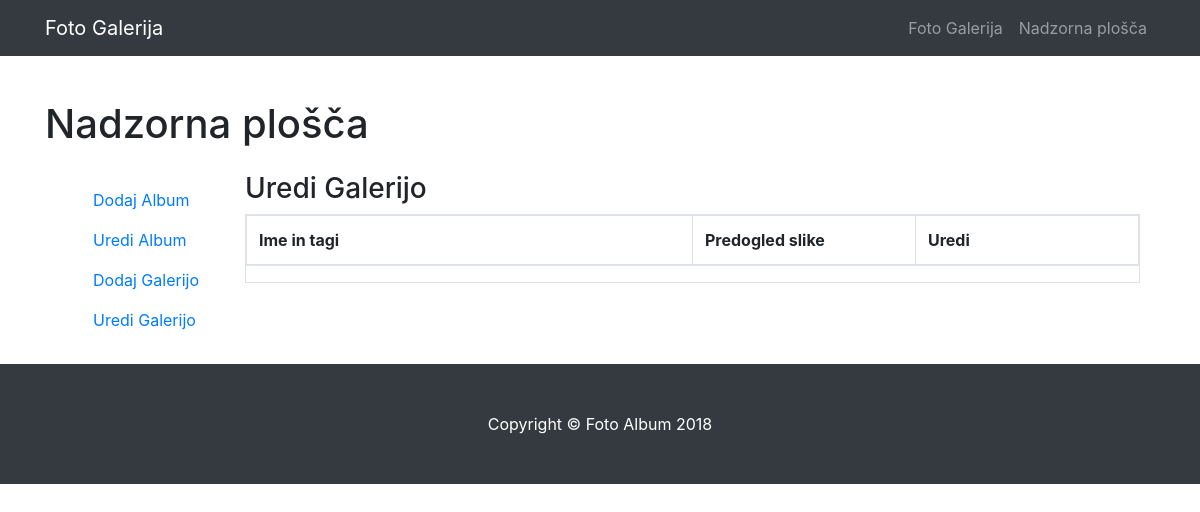
Before: /admin/galerija_uredi_slike.php?id=30 with the older database file.
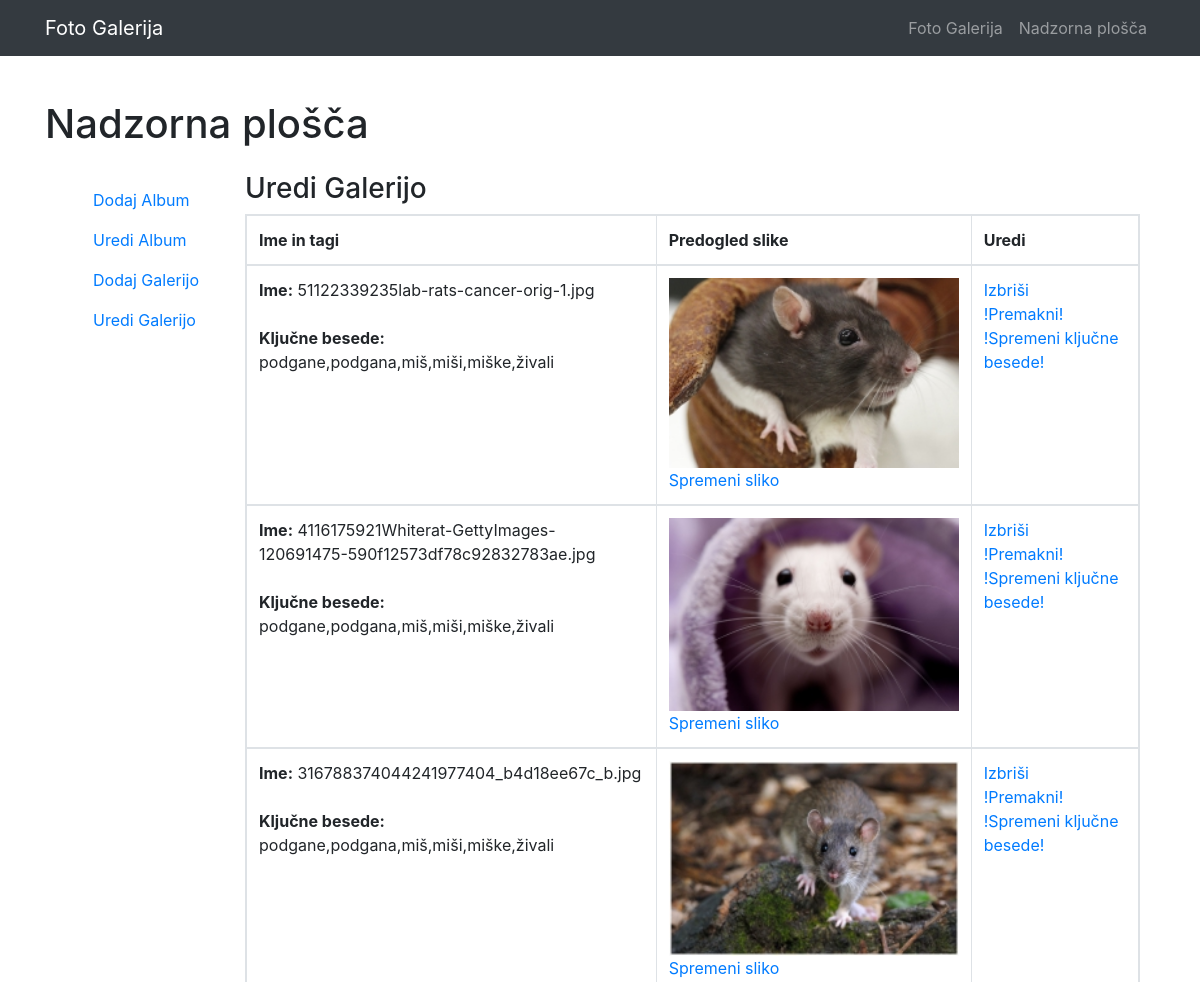
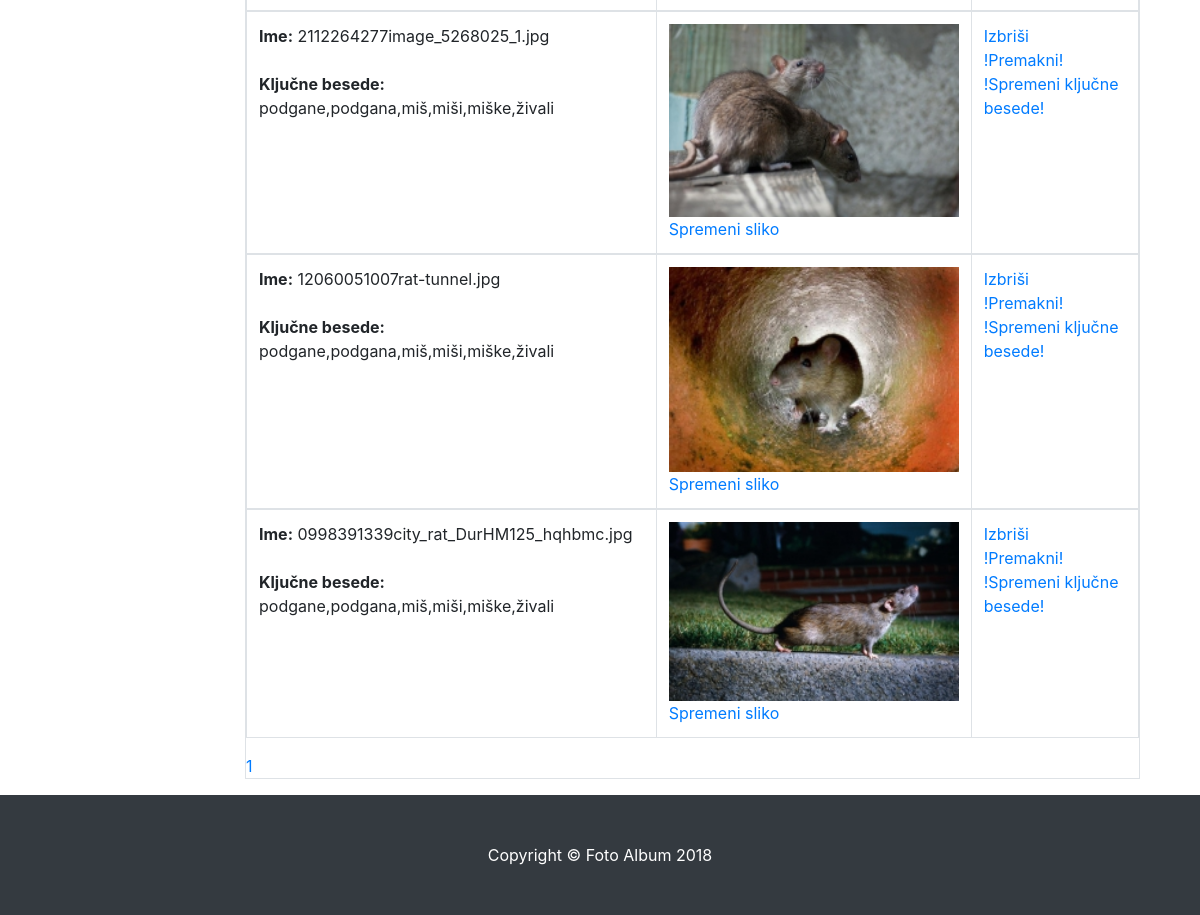
After: the same page with the newer database file (2 pictures, top to bottom).
### tables this page shows
CREATE TABLE `galerija` (
  `ID` int(11) NOT NULL,
  `album_id` varchar(10) NOT NULL,
  `naslov_galerije` varchar(1000) NOT NULL,
  `slika_galerija` varchar(1000) NOT NULL,
  `tagi` varchar(500) NOT NULL,
  `status` varchar(20) NOT NULL
);

### admin/galerija_uredi_slike.php (the view, shortened to what this page needs)
<?php
include 'glava.php';
include 'meni-admin.php';
?>
    <div class="container">
      <h1 class="my-4">Nadzorna plošča</h1>
<div class="container-fluid">
  <div class="row">
    <div class="col-sm-3 col-lg-2">
      <nav class="navbar navbar-default navbar-fixed-side">
<?php
include 'meni-stranski.php';
?>
      </nav>
    </div>
    <div class="col-sm-9 col-lg-10">
      <h3>Uredi Galerijo</h3>
                        <div class="panel-body">
                           <div class="table-responsive table-bordered">
                           <?php
include "povezi.php";
$id_album = $_REQUEST['id'];
if (isset($_GET["stran"])) { $stran = $_GET["stran"]; } else { $stran=1; };
$zacetnastran = ($stran-1) * 10;
$result = mysqli_query ($povezi, "SELECT * FROM galerija WHERE status='procesiranje' AND album_id='$id_album' ORDER BY ID DESC LIMIT $zacetnastran, 10");
?>
<table class="table">
	<thead>
		<tr>
			<th width="50%">Ime in tagi</th>
			<th width="25%">Predogled slike</th>
			<th colspan=2 width="25%">Uredi</th>
		</tr>
	</thead>
<?php
while ($row = mysqli_fetch_assoc($result)) {
?>
<tbody>
<tr>
	<td><?php echo "<b>Ime:</b> ".$row["slika_galerija"]; ?><br><br><?php echo "<b>Ključne besede: </b>".$row["tagi"]; ?></td>
	<td><a href='spremeni_sliko_galerija.php?zbrisi=<?php echo  $row["ID"];?>&id=<?php echo $row["album_id"]; ?>'><img src="zmanjsane_slike_galerija/<?php echo $row["slika_galerija"]; ?>" width="290px" />Spremeni sliko</a></td>
	<td><a href='zbrisi_galerijo.php?galerija_id=<?php echo $row["ID"]; ?>&galerija_album_id=<?php echo $row["album_id"]; ?>'>Izbriši</a><br><a href='premakni.php?galerija_id=<?php echo $row["ID"];?>&id=<?php echo $row["album_id"]; ?>'>!Premakni!</a><br><a href='#?galerija_id=<?php echo $row["ID"];?>&id=<?php echo $row["album_id"]; ?>'>!Spremeni ključne besede!</a>
                                        </tr>
										</tbody>
<?php
};
?>
</table>
<?php
$result = mysqli_query($povezi,"SELECT COUNT(album_id) FROM galerija WHERE album_id='$id_album' AND status='procesiranje'");
$row = mysqli_fetch_row($result);
$vsi_albumi = $row[0];
$strani = ceil($vsi_albumi / 10);
for ($i=1; $i<=$strani; $i++) {
echo "<a href='galerija_uredi_slike.php?stran=$i&id=$id_album'>".$i."</a> ";
};
?>
                                </div>
                                </div>
                            </div>
                        </div>
                    </div>
    </div>
<?php include "noga.php"; ?>

Changed rows visible on the page:
now on this page (row edited): galerija: slika_galerija "51122339235lab-rats-cancer-orig-1.jpg", tagi "podgane,podgana,miš,miši,miške,živali", slika_galerija (picture)
now on this page (row edited): galerija: slika_galerija "4116175921Whiterat-GettyImages-120691475-590f12573df78c92832783ae.jpg", tagi "podgane,podgana,miš,miši,miške,živali", slika_galerija (picture)
added galerija: slika_galerija "316788374044241977404_b4d18ee67c_b.jpg", tagi "podgane,podgana,miš,miši,miške,živali", slika_galerija (picture)
added galerija: slika_galerija "2112264277image_5268025_1.jpg", tagi "podgane,podgana,miš,miši,miške,živali", slika_galerija (picture)
added galerija: slika_galerija "12060051007rat-tunnel.jpg", tagi "podgane,podgana,miš,miši,miške,živali", slika_galerija (picture)
added galerija: slika_galerija "0998391339city_rat_DurHM125_hqhbmc.jpg", tagi "podgane,podgana,miš,miši,miške,živali", slika_galerija (picture)
Other visible differences:
new list line: "1"
